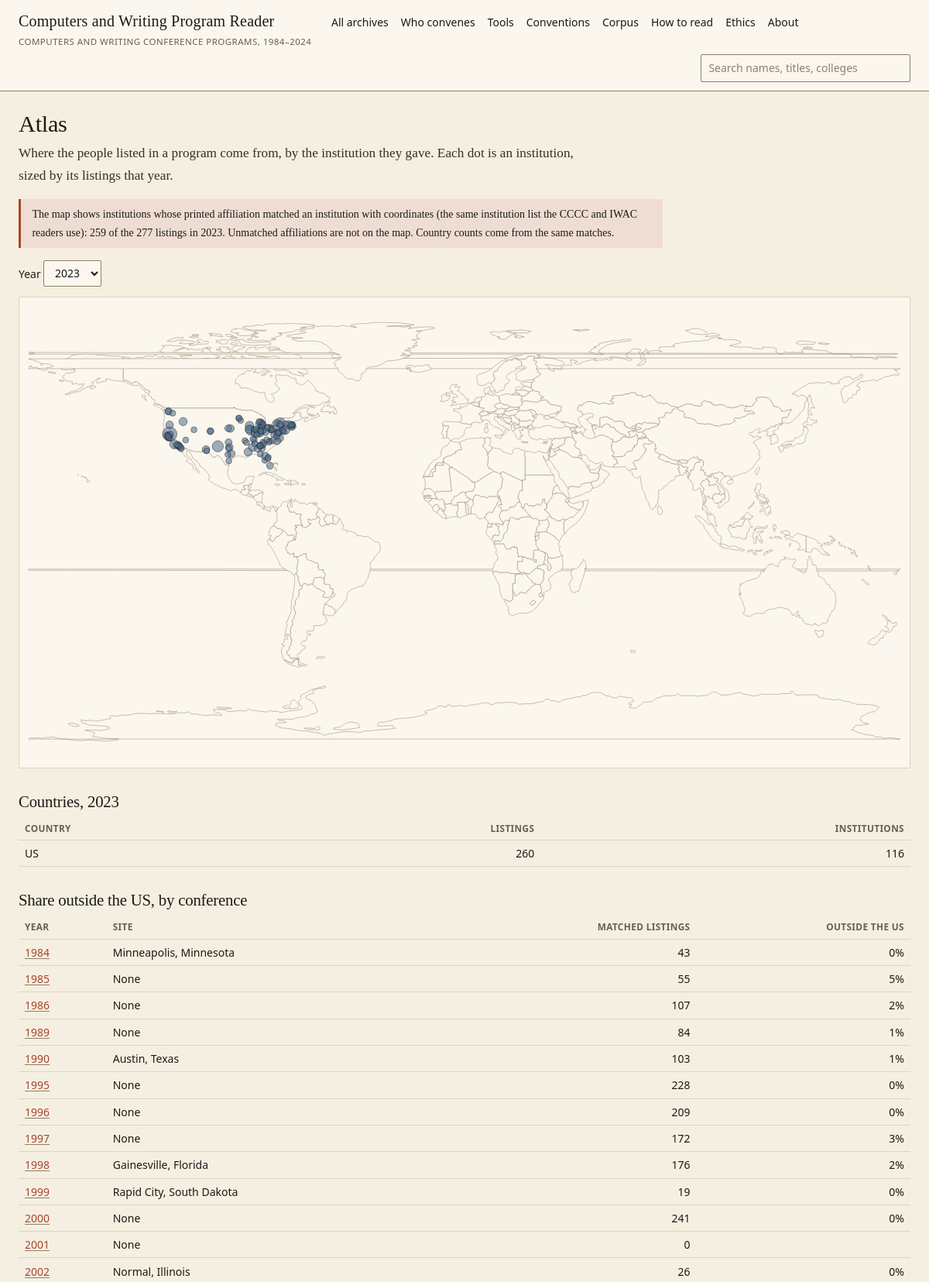
Page /atlas (upper part) on the committed database.
### tables this page shows
CREATE TABLE census (year INTEGER PRIMARY KEY, city TEXT, status TEXT, sessions INTEGER, appearances INTEGER, people INTEGER, newcomers INTEGER, returners INTEGER,
        with_affiliation INTEGER, matched INTEGER, non_us INTEGER, top10_share REAL, gini REAL, institutions INTEGER, chairs INTEGER);

CREATE TABLE conventions (year INTEGER PRIMARY KEY, city TEXT, venue TEXT, theme TEXT, chair TEXT, status TEXT, dates TEXT, site TEXT);

### cw/app.py (the view)
@app.route("/atlas")
def atlas():
    years = [r["year"] for r in q("SELECT DISTINCT year FROM inst_year ORDER BY year")]
    y = request.args.get("year", type=int)
    y = y if y in years else max(r["year"] for r in q("SELECT year FROM census WHERE matched >= 50"))   # latest year with a usable number of matched institutions (2024 has 8)
    pts = [dict(r) for r in q("""SELECT i.id, i.name, i.country, i.lat, i.lon, iy.appearances n, iy.people p FROM inst_year iy
                                 JOIN institutions i ON i.id = iy.institution_id WHERE iy.year = ? AND i.lat IS NOT NULL""", y)]
    tot = q1("SELECT count(*) n FROM appearances WHERE year = ?", y)["n"]
    countries = q("""SELECT i.country, count(*) n, count(DISTINCT i.id) k FROM appearances a JOIN institutions i ON i.id = a.institution_id
                     WHERE a.year = ? AND i.country IS NOT NULL GROUP BY 1 ORDER BY n DESC""", y)
    shares = q("""SELECT c.year, c.city, c.status, n.matched, n.non_us FROM conventions c JOIN census n ON n.year = c.year ORDER BY c.year""")
    return render_template("atlas.html", years=years, y=y, pts=pts, total=tot, on_map=sum(p["n"] for p in pts), countries=countries, shares=shares,
                           data=json.dumps({"points": pts}))

### cw/app.py (called while the page is built)
def db():
    if "db" not in g:
        g.db = sqlite3.connect(f"file:{DB}?mode=ro&immutable=1", uri=True)
        g.db.row_factory = sqlite3.Row
    return g.db

def q(sql, *args):
    return db().execute(sql, args).fetchall()

def q1(sql, *args):
    return db().execute(sql, args).fetchone()

def build_date():
    return date.fromtimestamp(os.path.getmtime(DB)).isoformat() if os.path.exists(DB) else ""

@app.template_filter("pct")
def pct(v, digits=1):
    return "" if v is None else f"{100 * v:.{digits}f}%"

@app.template_filter("num")
def num(v):
    return "" if v is None else f"{v:,}"

@app.after_request
def headers(r):
    r.headers["X-Robots-Tag"] = "noindex, nofollow"
    return r

@app.context_processor
def inject():
    return {"build_date": build_date(), "repo_url": REPO_URL, "data_url": DATA_URL, "P": request.script_root, "ROOT": (request.script_root.rsplit("/", 1)[0] or "") + "/", "corpus": "cw"}

### cw/templates/atlas.html (shortened to what this page needs)
{% extends "base.html" %}{% block title %}Atlas · Computers and Writing Program Reader{% endblock %}
{% block main %}
<h1>Atlas</h1>
<p class="lede">Where the people listed in a program come from, by the institution they gave. Each dot is an institution, sized by its listings that year.</p>
<div class="caveat">The map shows institutions whose printed affiliation matched an institution with coordinates (the same institution list the CCCC and IWAC readers use): {{ on_map|num }} of the {{ total|num }} listings in {{ y }}. Unmatched affiliations are not on the map. Country counts come from the same matches.</div>
<form class="controls" method="get"><label>Year <select name="year" onchange="this.form.submit()">{% for yy in years %}<option {{ 'selected' if yy == y }}>{{ yy }}</option>{% endfor %}</select></label></form>
<div class="chart" style="height:auto;padding:0"><svg id="map" viewBox="0 0 960 500" width="100%" role="img" aria-label="World map of institutions listed in {{ y }}"></svg></div>
<h2>Countries, {{ y }}</h2>
<div class="tbl"><table><thead><tr><th>Country</th><th class="n">Listings</th><th class="n">Institutions</th></tr></thead><tbody>
{% for c in countries %}<tr><td>{{ c.country }}</td><td class="n">{{ c.n|num }}</td><td class="n">{{ c.k|num }}</td></tr>{% endfor %}</tbody></table></div>
<h2>Share outside the US, by conference</h2>
<div class="tbl"><table><thead><tr><th>Year</th><th>Site</th><th class="n">Matched listings</th><th class="n">Outside the US</th></tr></thead><tbody>
{% for s in shares %}<tr><td><a href="{{ P }}/atlas?year={{ s.year }}">{{ s.year }}</a></td><td>{{ s.city }}</td><td class="n">{{ s.matched|num }}</td><td class="n">{{ ((s.non_us / s.matched) if s.matched else None)|pct(0) }}</td></tr>{% endfor %}</tbody></table></div>
{% endblock %}

### cw/static/tokens.css (style rules this page uses)
:root { --papyrus: #F5EFE1; --papyrus-deep: #EDE4D2; --paper: #FBF7EE; --gloss: #1C1A17; --gloss-soft: #33302A; --dilute: #6A5F4E; --dilute-light: #8C8271; --terracotta: #A8462C; --terracotta-lift: #C2593B; --terracotta-wash: #EFDDD4; --added-white: #FFFDF8; --faience: #4A6670; --faience-wash: #DFE7E9; --rule: #DDD3BF; --rule-strong: #8A7F68; --good-bg: #E7E0CE; --good-fg: #5C4A22; --warn-bg: #F0E2D2; --warn-fg: #7A4A24; --err-bg: #EFDDD4; --err-fg: #8E3A22; --neutral-bg:#E4E7E4; --neutral-fg:#4A5550; --f-display: 'GFS Didot', 'EB Garamond', Georgia, 'Times New Roman', serif; --f-quote: 'EB Garamond', Georgia, 'Times New Roman', serif; --f-body: 'Literata', Georgia, 'Times New Roman', serif; --f-ui: 'Atkinson Hyperlegible', system-ui, -apple-system, 'Segoe UI', sans-serif; --f-mono: ui-monospace, 'SF Mono', 'JetBrains Mono', Consolas, monospace; --text-xs: 0.75rem; --text-sm: 0.875rem; --text-base: 1rem; --text-lg: 1.125rem; --text-xl: 1.5rem; --text-2xl: 2rem; --text-3xl: 2.75rem; --text-4xl: 3.75rem; --leading-tight: 1.08; --leading-snug: 1.35; --leading-base: 1.65; --measure: 62ch; --space-1: 0.25rem; --space-2: 0.5rem; --space-3: 0.75rem; --space-4: 1rem; --space-5: 1.25rem; --space-6: 1.5rem; --space-8: 2rem; --space-10: 2.5rem; --space-12: 3rem; --space-16: 4rem; --space-20: 5rem; --space-24: 6rem; --radius-sm: 2px; --shadow-sm: 0 1px 2px rgba(28, 26, 23, 0.05); --t-fast: 0.12s ease; --t-base: 0.2s ease; }
*, *::before, *::after { box-sizing: border-box; }
html, body { margin: 0; padding: 0; background-color: var(--papyrus); background-image: var(--grain); color: var(--gloss); font-family: var(--f-body); font-size: var(--text-base); line-height: var(--leading-base); -webkit-font-smoothing: antialiased; -moz-osx-font-smoothing: grayscale; text-rendering: optimizeLegibility; }
h1, h2 { font-family: var(--f-display); font-weight: 400; line-height: var(--leading-tight); letter-spacing: -0.01em; margin: 0 0 var(--space-4); color: var(--gloss); text-wrap: balance; }
h1 { font-size: var(--text-3xl); }
h2 { font-size: var(--text-2xl); }
p { margin: 0 0 var(--space-4); }
a { color: var(--terracotta); text-decoration: underline; text-decoration-color: var(--rule-strong); text-decoration-thickness: 1px; text-underline-offset: 0.18em; transition: color var(--t-fast), text-decoration-color var(--t-fast); }
::placeholder { color: var(--dilute-light); opacity: 1; }

### cw/static/reader.css (style rules this page uses)
* { box-sizing: border-box; }
body { margin: 0; background: var(--papyrus); color: var(--gloss); font-family: var(--f-body); font-size: var(--text-base); line-height: var(--leading-base); }
a { color: var(--terracotta); text-underline-offset: 2px; }
h1, h2, h3 { font-family: var(--f-display); font-weight: 400; line-height: var(--leading-tight); }
h1 { font-size: 1.9rem; margin: .2rem 0 .5rem; }
h2 { font-size: 1.3rem; margin: 2rem 0 .5rem; }
.lede { max-width: 46rem; font-size: 1.08rem; color: var(--gloss-soft); }
p, li { max-width: 52rem; }
.caveat { border-left: 3px solid var(--terracotta); background: var(--terracotta-wash); padding: .5rem .9rem; font-size: var(--text-sm); max-width: 52rem; margin: 1rem 0; }
table { border-collapse: collapse; width: 100%; font-size: var(--text-sm); font-family: var(--f-ui); }
th, td { text-align: left; vertical-align: top; padding: .32rem .5rem; border-bottom: 1px solid var(--rule); }
th { font-weight: 600; color: var(--dilute); font-size: .74rem; text-transform: uppercase; letter-spacing: .03em; position: sticky; top: 0; background: var(--papyrus); }
td.n, th.n { text-align: right; font-variant-numeric: tabular-nums; }
.tbl { overflow-x: auto; }
.chart { position: relative; height: 340px; background: var(--paper); border: 1px solid var(--rule); border-radius: var(--radius-sm); padding: .6rem; }
.controls { display: flex; flex-wrap: wrap; gap: .5rem 1rem; align-items: center; margin: .8rem 0; font-family: var(--f-ui); font-size: var(--text-sm); }
select, input[type=text], input[type=number], button { font: inherit; font-size: var(--text-sm); font-family: var(--f-ui); border: 1px solid var(--rule-strong); background: var(--paper); color: var(--gloss); border-radius: var(--radius-sm); padding: .35rem .6rem; }
.tbl { max-width: 100%; }
img, svg, canvas { max-width: 100%; }
.controls label, .controls select, .controls input[type=text] { max-width: 100%; }
.controls select { text-overflow: ellipsis; }

### rows in the picture
census: year "2023"
conventions: year "1984", city "Minneapolis, Minnesota", matched|num "43"
census: ((s.non_us/s.matched)ifs.matchedelseNone)|pct(0) "0%"
conventions: year "1985", city "None", matched|num "55"
census: ((s.non_us/s.matched)ifs.matchedelseNone)|pct(0) "5%"
conventions: year "1986", city "None", matched|num "107"
census: ((s.non_us/s.matched)ifs.matchedelseNone)|pct(0) "2%"
conventions: year "1989", city "None", matched|num "84"
census: ((s.non_us/s.matched)ifs.matchedelseNone)|pct(0) "1%"
conventions: year "1990", city "Austin, Texas", matched|num "103"
census: ((s.non_us/s.matched)ifs.matchedelseNone)|pct(0) "1%"
conventions: year "1995", city "None", matched|num "228"
census: ((s.non_us/s.matched)ifs.matchedelseNone)|pct(0) "0%"
conventions: year "1996", city "None", matched|num "209"
census: ((s.non_us/s.matched)ifs.matchedelseNone)|pct(0) "0%"
conventions: year "1997", city "None", matched|num "172"
census: ((s.non_us/s.matched)ifs.matchedelseNone)|pct(0) "3%"
conventions: year "1998", city "Gainesville, Florida", matched|num "176"
census: ((s.non_us/s.matched)ifs.matchedelseNone)|pct(0) "2%"
conventions: year "1999", city "Rapid City, South Dakota", matched|num "19"
census: ((s.non_us/s.matched)ifs.matchedelseNone)|pct(0) "0%"
conventions: year "2000", city "None", matched|num "241"
census: ((s.non_us/s.matched)ifs.matchedelseNone)|pct(0) "0%"
conventions: year "2001", city "None", matched|num "0"
conventions: year "2002", city "Normal, Illinois", matched|num "26"
census: ((s.non_us/s.matched)ifs.matchedelseNone)|pct(0) "0%"

### other values in the picture
{{ on_map|num }} "259"
{{ total|num }} "277"
{{ c.country }} "US"
{{ c.n|num }} "260"
{{ c.k|num }} "116"
form field year "2023"
